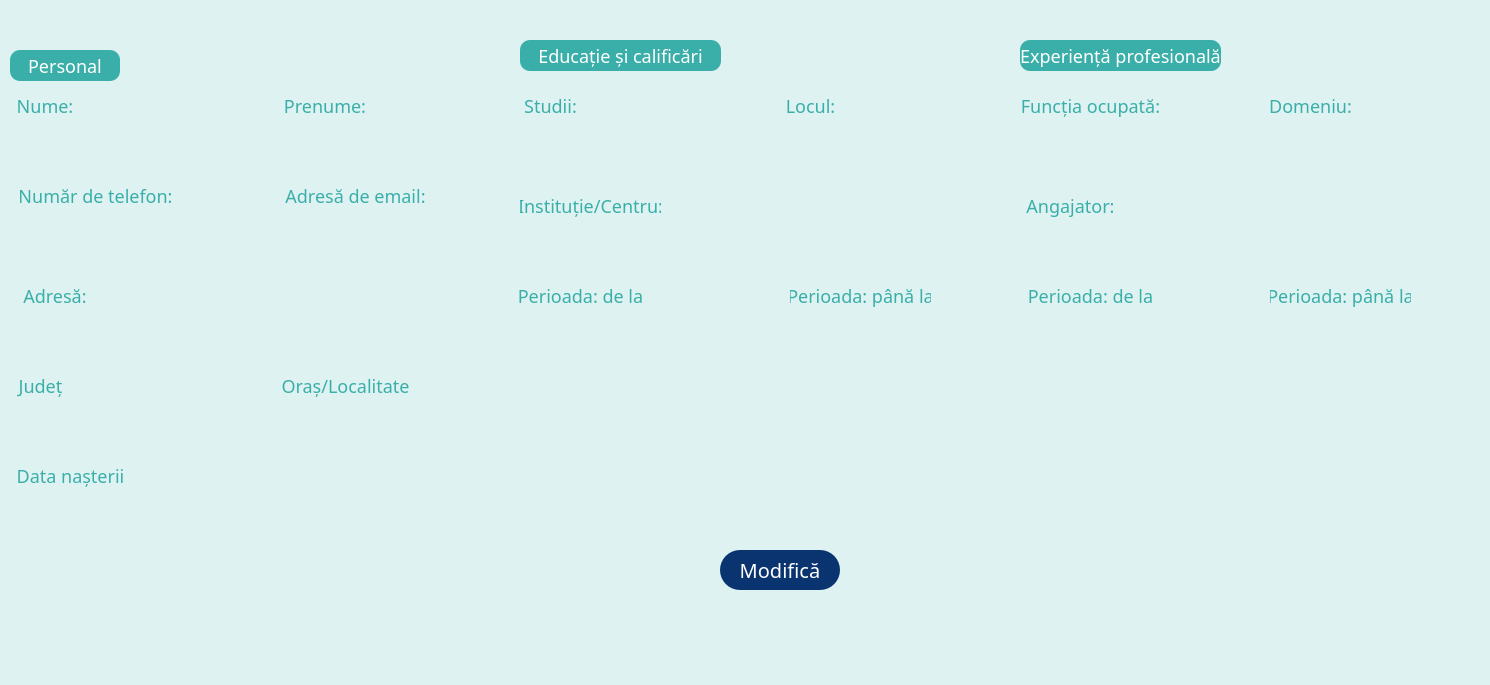
<?xml version="1.0" encoding="UTF-8"?>
<ui version="4.0">
 <class>CV_Angajat</class>
 <widget class="QDialog" name="CV_Angajat">
  <property name="geometry">
   <rect>
    <x>0</x>
    <y>0</y>
    <width>1490</width>
    <height>685</height>
   </rect>
  </property>
  <property name="windowTitle">
   <string>Dialog</string>
  </property>
  <property name="styleSheet">
   <string notr="true">background-color: rgb(222, 242, 241);</string>
  </property>
  <widget class="QLabel" name="label_email_16">
   <property name="geometry">
    <rect>
     <x>1020</x>
     <y>90</y>
     <width>141</width>
     <height>31</height>
    </rect>
   </property>
   <property name="font">
    <font>
     <family>New Roman</family>
     <pointsize>-1</pointsize>
     <italic>false</italic>
     <bold>false</bold>
     <underline>false</underline>
     <strikeout>false</strikeout>
     <kerning>true</kerning>
    </font>
   </property>
   <property name="styleSheet">
    <string notr="true">color: rgb(58, 175, 169);
border-radius: 10px;
font: Times New Roman;
font-size: 18px;</string>
   </property>
   <property name="text">
    <string>Funcția ocupată:</string>
   </property>
   <property name="alignment">
    <set>Qt::AlignCenter</set>
   </property>
  </widget>
  <widget class="QLabel" name="label_email_9">
   <property name="geometry">
    <rect>
     <x>520</x>
     <y>40</y>
     <width>201</width>
     <height>31</height>
    </rect>
   </property>
   <property name="font">
    <font>
     <family>New Roman</family>
     <pointsize>-1</pointsize>
     <italic>false</italic>
     <bold>false</bold>
     <underline>false</underline>
     <strikeout>false</strikeout>
     <kerning>true</kerning>
    </font>
   </property>
   <property name="styleSheet">
    <string notr="true">background-color: rgb(58, 175, 169);
color: white;
border-radius: 10px;
font: Times New Roman;
font-size: 18px;</string>
   </property>
   <property name="text">
    <string>Educație și calificări</string>
   </property>
   <property name="alignment">
    <set>Qt::AlignCenter</set>
   </property>
  </widget>
  <widget class="QLabel" name="label_email_17">
   <property name="geometry">
    <rect>
     <x>1240</x>
     <y>90</y>
     <width>141</width>
     <height>31</height>
    </rect>
   </property>
   <property name="font">
    <font>
     <family>New Roman</family>
     <pointsize>-1</pointsize>
     <italic>false</italic>
     <bold>false</bold>
     <underline>false</underline>
     <strikeout>false</strikeout>
     <kerning>true</kerning>
    </font>
   </property>
   <property name="styleSheet">
    <string notr="true">color: rgb(58, 175, 169);
border-radius: 10px;
font: Times New Roman;
font-size: 18px;</string>
   </property>
   <property name="text">
    <string>Domeniu:</string>
   </property>
   <property name="alignment">
    <set>Qt::AlignCenter</set>
   </property>
  </widget>
  <widget class="QLabel" name="label_email_13">
   <property name="geometry">
    <rect>
     <x>510</x>
     <y>280</y>
     <width>141</width>
     <height>31</height>
    </rect>
   </property>
   <property name="font">
    <font>
     <family>New Roman</family>
     <pointsize>-1</pointsize>
     <italic>false</italic>
     <bold>false</bold>
     <underline>false</underline>
     <strikeout>false</strikeout>
     <kerning>true</kerning>
    </font>
   </property>
   <property name="styleSheet">
    <string notr="true">color: rgb(58, 175, 169);
border-radius: 10px;
font: Times New Roman;
font-size: 18px;</string>
   </property>
   <property name="text">
    <string>Perioada: de la</string>
   </property>
   <property name="alignment">
    <set>Qt::AlignCenter</set>
   </property>
  </widget>
  <widget class="QLabel" name="label_email_6">
   <property name="geometry">
    <rect>
     <x>0</x>
     <y>280</y>
     <width>110</width>
     <height>31</height>
    </rect>
   </property>
   <property name="font">
    <font>
     <family>New Roman</family>
     <pointsize>-1</pointsize>
     <italic>false</italic>
     <bold>false</bold>
     <underline>false</underline>
     <strikeout>false</strikeout>
     <kerning>true</kerning>
    </font>
   </property>
   <property name="styleSheet">
    <string notr="true">color: rgb(58, 175, 169);
border-radius: 10px;
font: Times New Roman;
font-size: 18px;</string>
   </property>
   <property name="text">
    <string>Adresă:</string>
   </property>
   <property name="alignment">
    <set>Qt::AlignCenter</set>
   </property>
  </widget>
  <widget class="QLabel" name="label_email_3">
   <property name="geometry">
    <rect>
     <x>-10</x>
     <y>90</y>
     <width>110</width>
     <height>31</height>
    </rect>
   </property>
   <property name="font">
    <font>
     <family>New Roman</family>
     <pointsize>-1</pointsize>
     <italic>false</italic>
     <bold>false</bold>
     <underline>false</underline>
     <strikeout>false</strikeout>
     <kerning>true</kerning>
    </font>
   </property>
   <property name="styleSheet">
    <string notr="true">color: rgb(58, 175, 169);
border-radius: 10px;
font: Times New Roman;
font-size: 18px;</string>
   </property>
   <property name="text">
    <string>Nume:</string>
   </property>
   <property name="alignment">
    <set>Qt::AlignCenter</set>
   </property>
  </widget>
  <widget class="QLabel" name="label_email_5">
   <property name="geometry">
    <rect>
     <x>280</x>
     <y>180</y>
     <width>151</width>
     <height>31</height>
    </rect>
   </property>
   <property name="font">
    <font>
     <family>New Roman</family>
     <pointsize>-1</pointsize>
     <italic>false</italic>
     <bold>false</bold>
     <underline>false</underline>
     <strikeout>false</strikeout>
     <kerning>true</kerning>
    </font>
   </property>
   <property name="styleSheet">
    <string notr="true">color: rgb(58, 175, 169);
border-radius: 10px;
font: Times New Roman;
font-size: 18px;</string>
   </property>
   <property name="text">
    <string>Adresă de email:</string>
   </property>
   <property name="alignment">
    <set>Qt::AlignCenter</set>
   </property>
  </widget>
  <widget class="QPushButton" name="pushButton_modificare">
   <property name="geometry">
    <rect>
     <x>720</x>
     <y>550</y>
     <width>120</width>
     <height>40</height>
    </rect>
   </property>
   <property name="font">
    <font>
     <family>New Roman</family>
     <pointsize>-1</pointsize>
     <italic>false</italic>
     <bold>false</bold>
    </font>
   </property>
   <property name="cursor">
    <cursorShape>PointingHandCursor</cursorShape>
   </property>
   <property name="styleSheet">
    <string notr="true">background-color: rgb(9, 52, 111);
color: white;
font-size: 20px;
border-style: outset;
border-radius: 20px;
font: Times New Roman;</string>
   </property>
   <property name="text">
    <string>Modifică</string>
   </property>
  </widget>
  <widget class="QLabel" name="label_email_14">
   <property name="geometry">
    <rect>
     <x>790</x>
     <y>280</y>
     <width>141</width>
     <height>31</height>
    </rect>
   </property>
   <property name="font">
    <font>
     <family>New Roman</family>
     <pointsize>-1</pointsize>
     <italic>false</italic>
     <bold>false</bold>
     <underline>false</underline>
     <strikeout>false</strikeout>
     <kerning>true</kerning>
    </font>
   </property>
   <property name="styleSheet">
    <string notr="true">color: rgb(58, 175, 169);
border-radius: 10px;
font: Times New Roman;
font-size: 18px;</string>
   </property>
   <property name="text">
    <string>Perioada: până la</string>
   </property>
   <property name="alignment">
    <set>Qt::AlignCenter</set>
   </property>
  </widget>
  <widget class="QLabel" name="label_email_15">
   <property name="geometry">
    <rect>
     <x>1020</x>
     <y>40</y>
     <width>201</width>
     <height>31</height>
    </rect>
   </property>
   <property name="font">
    <font>
     <family>New Roman</family>
     <pointsize>-1</pointsize>
     <italic>false</italic>
     <bold>false</bold>
     <underline>false</underline>
     <strikeout>false</strikeout>
     <kerning>true</kerning>
    </font>
   </property>
   <property name="styleSheet">
    <string notr="true">background-color: rgb(58, 175, 169);
color: white;
border-radius: 10px;
font: Times New Roman;
font-size: 18px;</string>
   </property>
   <property name="text">
    <string>Experiență profesională</string>
   </property>
   <property name="alignment">
    <set>Qt::AlignCenter</set>
   </property>
  </widget>
  <widget class="QLabel" name="label_email_19">
   <property name="geometry">
    <rect>
     <x>1270</x>
     <y>280</y>
     <width>141</width>
     <height>31</height>
    </rect>
   </property>
   <property name="font">
    <font>
     <family>New Roman</family>
     <pointsize>-1</pointsize>
     <italic>false</italic>
     <bold>false</bold>
     <underline>false</underline>
     <strikeout>false</strikeout>
     <kerning>true</kerning>
    </font>
   </property>
   <property name="styleSheet">
    <string notr="true">color: rgb(58, 175, 169);
border-radius: 10px;
font: Times New Roman;
font-size: 18px;</string>
   </property>
   <property name="text">
    <string>Perioada: până la</string>
   </property>
   <property name="alignment">
    <set>Qt::AlignCenter</set>
   </property>
  </widget>
  <widget class="QLabel" name="label_email_12">
   <property name="geometry">
    <rect>
     <x>520</x>
     <y>190</y>
     <width>141</width>
     <height>31</height>
    </rect>
   </property>
   <property name="font">
    <font>
     <family>New Roman</family>
     <pointsize>-1</pointsize>
     <italic>false</italic>
     <bold>false</bold>
     <underline>false</underline>
     <strikeout>false</strikeout>
     <kerning>true</kerning>
    </font>
   </property>
   <property name="styleSheet">
    <string notr="true">color: rgb(58, 175, 169);
border-radius: 10px;
font: Times New Roman;
font-size: 18px;</string>
   </property>
   <property name="text">
    <string>Instituție/Centru:</string>
   </property>
   <property name="alignment">
    <set>Qt::AlignCenter</set>
   </property>
  </widget>
  <widget class="QLabel" name="label_email_20">
   <property name="geometry">
    <rect>
     <x>1020</x>
     <y>280</y>
     <width>141</width>
     <height>31</height>
    </rect>
   </property>
   <property name="font">
    <font>
     <family>New Roman</family>
     <pointsize>-1</pointsize>
     <italic>false</italic>
     <bold>false</bold>
     <underline>false</underline>
     <strikeout>false</strikeout>
     <kerning>true</kerning>
    </font>
   </property>
   <property name="styleSheet">
    <string notr="true">color: rgb(58, 175, 169);
border-radius: 10px;
font: Times New Roman;
font-size: 18px;</string>
   </property>
   <property name="text">
    <string>Perioada: de la</string>
   </property>
   <property name="alignment">
    <set>Qt::AlignCenter</set>
   </property>
  </widget>
  <widget class="QLabel" name="label_email_11">
   <property name="geometry">
    <rect>
     <x>740</x>
     <y>90</y>
     <width>141</width>
     <height>31</height>
    </rect>
   </property>
   <property name="font">
    <font>
     <family>New Roman</family>
     <pointsize>-1</pointsize>
     <italic>false</italic>
     <bold>false</bold>
     <underline>false</underline>
     <strikeout>false</strikeout>
     <kerning>true</kerning>
    </font>
   </property>
   <property name="styleSheet">
    <string notr="true">color: rgb(58, 175, 169);
border-radius: 10px;
font: Times New Roman;
font-size: 18px;</string>
   </property>
   <property name="text">
    <string>Locul:</string>
   </property>
   <property name="alignment">
    <set>Qt::AlignCenter</set>
   </property>
  </widget>
  <widget class="QLabel" name="label_brege">
   <property name="geometry">
    <rect>
     <x>1000</x>
     <y>190</y>
     <width>141</width>
     <height>31</height>
    </rect>
   </property>
   <property name="font">
    <font>
     <family>New Roman</family>
     <pointsize>-1</pointsize>
     <italic>false</italic>
     <bold>false</bold>
     <underline>false</underline>
     <strikeout>false</strikeout>
     <kerning>true</kerning>
    </font>
   </property>
   <property name="styleSheet">
    <string notr="true">color: rgb(58, 175, 169);
border-radius: 10px;
font: Times New Roman;
font-size: 18px;</string>
   </property>
   <property name="text">
    <string>Angajator:</string>
   </property>
   <property name="alignment">
    <set>Qt::AlignCenter</set>
   </property>
  </widget>
  <widget class="QLabel" name="label_email_2">
   <property name="geometry">
    <rect>
     <x>270</x>
     <y>90</y>
     <width>110</width>
     <height>31</height>
    </rect>
   </property>
   <property name="font">
    <font>
     <family>New Roman</family>
     <pointsize>-1</pointsize>
     <italic>false</italic>
     <bold>false</bold>
     <underline>false</underline>
     <strikeout>false</strikeout>
     <kerning>true</kerning>
    </font>
   </property>
   <property name="styleSheet">
    <string notr="true">color: rgb(58, 175, 169);
border-radius: 10px;
font: Times New Roman;
font-size: 18px;</string>
   </property>
   <property name="text">
    <string>Prenume:</string>
   </property>
   <property name="alignment">
    <set>Qt::AlignCenter</set>
   </property>
  </widget>
  <widget class="QLabel" name="label_email_4">
   <property name="geometry">
    <rect>
     <x>10</x>
     <y>180</y>
     <width>171</width>
     <height>31</height>
    </rect>
   </property>
   <property name="font">
    <font>
     <family>New Roman</family>
     <pointsize>-1</pointsize>
     <italic>false</italic>
     <bold>false</bold>
     <underline>false</underline>
     <strikeout>false</strikeout>
     <kerning>true</kerning>
    </font>
   </property>
   <property name="styleSheet">
    <string notr="true">color: rgb(58, 175, 169);
border-radius: 10px;
font: Times New Roman;
font-size: 18px;</string>
   </property>
   <property name="text">
    <string>Număr de telefon:</string>
   </property>
   <property name="alignment">
    <set>Qt::AlignCenter</set>
   </property>
  </widget>
  <widget class="QLabel" name="label">
   <property name="geometry">
    <rect>
     <x>710</x>
     <y>600</y>
     <width>141</width>
     <height>71</height>
    </rect>
   </property>
   <property name="text">
    <string/>
   </property>
   <property name="pixmap">
    <pixmap>../PROIECT/logo_mic.png</pixmap>
   </property>
  </widget>
  <widget class="QLabel" name="label_oras">
   <property name="geometry">
    <rect>
     <x>270</x>
     <y>370</y>
     <width>151</width>
     <height>31</height>
    </rect>
   </property>
   <property name="font">
    <font>
     <family>New Roman</family>
     <pointsize>-1</pointsize>
     <italic>false</italic>
     <bold>false</bold>
     <underline>false</underline>
     <strikeout>false</strikeout>
     <kerning>true</kerning>
    </font>
   </property>
   <property name="styleSheet">
    <string notr="true">color: rgb(58, 175, 169);
border-radius: 10px;
font: Times New Roman;
font-size: 18px;</string>
   </property>
   <property name="text">
    <string>Oraș/Localitate</string>
   </property>
   <property name="alignment">
    <set>Qt::AlignCenter</set>
   </property>
  </widget>
  <widget class="QLabel" name="label_email_10">
   <property name="geometry">
    <rect>
     <x>480</x>
     <y>90</y>
     <width>141</width>
     <height>31</height>
    </rect>
   </property>
   <property name="font">
    <font>
     <family>New Roman</family>
     <pointsize>-1</pointsize>
     <italic>false</italic>
     <bold>false</bold>
     <underline>false</underline>
     <strikeout>false</strikeout>
     <kerning>true</kerning>
    </font>
   </property>
   <property name="styleSheet">
    <string notr="true">color: rgb(58, 175, 169);
border-radius: 10px;
font: Times New Roman;
font-size: 18px;</string>
   </property>
   <property name="text">
    <string>Studii:</string>
   </property>
   <property name="alignment">
    <set>Qt::AlignCenter</set>
   </property>
  </widget>
  <widget class="QLabel" name="label_email_7">
   <property name="geometry">
    <rect>
     <x>-30</x>
     <y>370</y>
     <width>141</width>
     <height>31</height>
    </rect>
   </property>
   <property name="font">
    <font>
     <family>New Roman</family>
     <pointsize>-1</pointsize>
     <italic>false</italic>
     <bold>false</bold>
     <underline>false</underline>
     <strikeout>false</strikeout>
     <kerning>true</kerning>
    </font>
   </property>
   <property name="styleSheet">
    <string notr="true">color: rgb(58, 175, 169);
border-radius: 10px;
font: Times New Roman;
font-size: 18px;</string>
   </property>
   <property name="text">
    <string>Județ</string>
   </property>
   <property name="alignment">
    <set>Qt::AlignCenter</set>
   </property>
  </widget>
  <widget class="QLabel" name="label_email_8">
   <property name="geometry">
    <rect>
     <x>0</x>
     <y>460</y>
     <width>141</width>
     <height>31</height>
    </rect>
   </property>
   <property name="font">
    <font>
     <family>New Roman</family>
     <pointsize>-1</pointsize>
     <italic>false</italic>
     <bold>false</bold>
     <underline>false</underline>
     <strikeout>false</strikeout>
     <kerning>true</kerning>
    </font>
   </property>
   <property name="styleSheet">
    <string notr="true">color: rgb(58, 175, 169);
border-radius: 10px;
font: Times New Roman;
font-size: 18px;</string>
   </property>
   <property name="text">
    <string>Data nașterii</string>
   </property>
   <property name="alignment">
    <set>Qt::AlignCenter</set>
   </property>
  </widget>
  <widget class="QLabel" name="label_nume">
   <property name="geometry">
    <rect>
     <x>10</x>
     <y>130</y>
     <width>201</width>
     <height>31</height>
    </rect>
   </property>
   <property name="font">
    <font>
     <family>New Roman</family>
     <pointsize>-1</pointsize>
     <italic>false</italic>
     <bold>false</bold>
     <underline>false</underline>
     <strikeout>false</strikeout>
     <kerning>true</kerning>
    </font>
   </property>
   <property name="styleSheet">
    <string notr="true">color: rgb(58, 175, 169);
border-radius: 10px;
font: Times New Roman;
font-size: 18px;</string>
   </property>
   <property name="text">
    <string/>
   </property>
   <property name="alignment">
    <set>Qt::AlignCenter</set>
   </property>
  </widget>
  <widget class="QLabel" name="label_prenume">
   <property name="geometry">
    <rect>
     <x>270</x>
     <y>130</y>
     <width>201</width>
     <height>31</height>
    </rect>
   </property>
   <property name="font">
    <font>
     <family>New Roman</family>
     <pointsize>-1</pointsize>
     <italic>false</italic>
     <bold>false</bold>
     <underline>false</underline>
     <strikeout>false</strikeout>
     <kerning>true</kerning>
    </font>
   </property>
   <property name="styleSheet">
    <string notr="true">color: rgb(58, 175, 169);
border-radius: 10px;
font: Times New Roman;
font-size: 18px;</string>
   </property>
   <property name="text">
    <string/>
   </property>
   <property name="alignment">
    <set>Qt::AlignCenter</set>
   </property>
  </widget>
  <widget class="QLabel" name="label_nr_tel">
   <property name="geometry">
    <rect>
     <x>10</x>
     <y>230</y>
     <width>201</width>
     <height>31</height>
    </rect>
   </property>
   <property name="font">
    <font>
     <family>New Roman</family>
     <pointsize>-1</pointsize>
     <italic>false</italic>
     <bold>false</bold>
     <underline>false</underline>
     <strikeout>false</strikeout>
     <kerning>true</kerning>
    </font>
   </property>
   <property name="styleSheet">
    <string notr="true">color: rgb(58, 175, 169);
border-radius: 10px;
font: Times New Roman;
font-size: 18px;</string>
   </property>
   <property name="text">
    <string/>
   </property>
   <property name="alignment">
    <set>Qt::AlignCenter</set>
   </property>
  </widget>
  <widget class="QLabel" name="label_adresa_email">
   <property name="geometry">
    <rect>
     <x>280</x>
     <y>220</y>
     <width>201</width>
     <height>31</height>
    </rect>
   </property>
   <property name="font">
    <font>
     <family>New Roman</family>
     <pointsize>-1</pointsize>
     <italic>false</italic>
     <bold>false</bold>
     <underline>false</underline>
     <strikeout>false</strikeout>
     <kerning>true</kerning>
    </font>
   </property>
   <property name="styleSheet">
    <string notr="true">color: rgb(58, 175, 169);
border-radius: 10px;
font: Times New Roman;
font-size: 18px;</string>
   </property>
   <property name="text">
    <string/>
   </property>
   <property name="alignment">
    <set>Qt::AlignCenter</set>
   </property>
  </widget>
  <widget class="QLabel" name="label_adresa">
   <property name="geometry">
    <rect>
     <x>20</x>
     <y>320</y>
     <width>451</width>
     <height>31</height>
    </rect>
   </property>
   <property name="font">
    <font>
     <family>New Roman</family>
     <pointsize>-1</pointsize>
     <italic>false</italic>
     <bold>false</bold>
     <underline>false</underline>
     <strikeout>false</strikeout>
     <kerning>true</kerning>
    </font>
   </property>
   <property name="styleSheet">
    <string notr="true">color: rgb(58, 175, 169);
border-radius: 10px;
font: Times New Roman;
font-size: 18px;</string>
   </property>
   <property name="text">
    <string/>
   </property>
   <property name="alignment">
    <set>Qt::AlignCenter</set>
   </property>
  </widget>
  <widget class="QLabel" name="label_judet">
   <property name="geometry">
    <rect>
     <x>10</x>
     <y>420</y>
     <width>201</width>
     <height>31</height>
    </rect>
   </property>
   <property name="font">
    <font>
     <family>New Roman</family>
     <pointsize>-1</pointsize>
     <italic>false</italic>
     <bold>false</bold>
     <underline>false</underline>
     <strikeout>false</strikeout>
     <kerning>true</kerning>
    </font>
   </property>
   <property name="styleSheet">
    <string notr="true">color: rgb(58, 175, 169);
border-radius: 10px;
font: Times New Roman;
font-size: 18px;</string>
   </property>
   <property name="text">
    <string/>
   </property>
   <property name="alignment">
    <set>Qt::AlignCenter</set>
   </property>
  </widget>
  <widget class="QLabel" name="label_oras_2">
   <property name="geometry">
    <rect>
     <x>270</x>
     <y>420</y>
     <width>201</width>
     <height>31</height>
    </rect>
   </property>
   <property name="font">
    <font>
     <family>New Roman</family>
     <pointsize>-1</pointsize>
     <italic>false</italic>
     <bold>false</bold>
     <underline>false</underline>
     <strikeout>false</strikeout>
     <kerning>true</kerning>
    </font>
   </property>
   <property name="styleSheet">
    <string notr="true">color: rgb(58, 175, 169);
border-radius: 10px;
font: Times New Roman;
font-size: 18px;</string>
   </property>
   <property name="text">
    <string/>
   </property>
   <property name="alignment">
    <set>Qt::AlignCenter</set>
   </property>
  </widget>
  <widget class="QLabel" name="label_data_nastere">
   <property name="geometry">
    <rect>
     <x>10</x>
     <y>490</y>
     <width>201</width>
     <height>31</height>
    </rect>
   </property>
   <property name="font">
    <font>
     <family>New Roman</family>
     <pointsize>-1</pointsize>
     <italic>false</italic>
     <bold>false</bold>
     <underline>false</underline>
     <strikeout>false</strikeout>
     <kerning>true</kerning>
    </font>
   </property>
   <property name="styleSheet">
    <string notr="true">color: rgb(58, 175, 169);
border-radius: 10px;
font: Times New Roman;
font-size: 18px;</string>
   </property>
   <property name="text">
    <string/>
   </property>
   <property name="alignment">
    <set>Qt::AlignCenter</set>
   </property>
  </widget>
  <widget class="QLabel" name="label_studii">
   <property name="geometry">
    <rect>
     <x>510</x>
     <y>140</y>
     <width>201</width>
     <height>31</height>
    </rect>
   </property>
   <property name="font">
    <font>
     <family>New Roman</family>
     <pointsize>-1</pointsize>
     <italic>false</italic>
     <bold>false</bold>
     <underline>false</underline>
     <strikeout>false</strikeout>
     <kerning>true</kerning>
    </font>
   </property>
   <property name="styleSheet">
    <string notr="true">color: rgb(58, 175, 169);
border-radius: 10px;
font: Times New Roman;
font-size: 18px;</string>
   </property>
   <property name="text">
    <string/>
   </property>
   <property name="alignment">
    <set>Qt::AlignCenter</set>
   </property>
  </widget>
  <widget class="QLabel" name="label_loc_studii">
   <property name="geometry">
    <rect>
     <x>790</x>
     <y>130</y>
     <width>201</width>
     <height>31</height>
    </rect>
   </property>
   <property name="font">
    <font>
     <family>New Roman</family>
     <pointsize>-1</pointsize>
     <italic>false</italic>
     <bold>false</bold>
     <underline>false</underline>
     <strikeout>false</strikeout>
     <kerning>true</kerning>
    </font>
   </property>
   <property name="styleSheet">
    <string notr="true">color: rgb(58, 175, 169);
border-radius: 10px;
font: Times New Roman;
font-size: 18px;</string>
   </property>
   <property name="text">
    <string/>
   </property>
   <property name="alignment">
    <set>Qt::AlignCenter</set>
   </property>
  </widget>
  <widget class="QLabel" name="label_institutie">
   <property name="geometry">
    <rect>
     <x>500</x>
     <y>230</y>
     <width>481</width>
     <height>31</height>
    </rect>
   </property>
   <property name="font">
    <font>
     <family>New Roman</family>
     <pointsize>-1</pointsize>
     <italic>false</italic>
     <bold>false</bold>
     <underline>false</underline>
     <strikeout>false</strikeout>
     <kerning>true</kerning>
    </font>
   </property>
   <property name="styleSheet">
    <string notr="true">color: rgb(58, 175, 169);
border-radius: 10px;
font: Times New Roman;
font-size: 18px;</string>
   </property>
   <property name="text">
    <string/>
   </property>
   <property name="alignment">
    <set>Qt::AlignCenter</set>
   </property>
  </widget>
  <widget class="QLabel" name="label_per_start_studii">
   <property name="geometry">
    <rect>
     <x>500</x>
     <y>330</y>
     <width>201</width>
     <height>31</height>
    </rect>
   </property>
   <property name="font">
    <font>
     <family>New Roman</family>
     <pointsize>-1</pointsize>
     <italic>false</italic>
     <bold>false</bold>
     <underline>false</underline>
     <strikeout>false</strikeout>
     <kerning>true</kerning>
    </font>
   </property>
   <property name="styleSheet">
    <string notr="true">color: rgb(58, 175, 169);
border-radius: 10px;
font: Times New Roman;
font-size: 18px;</string>
   </property>
   <property name="text">
    <string/>
   </property>
   <property name="alignment">
    <set>Qt::AlignCenter</set>
   </property>
  </widget>
  <widget class="QLabel" name="label_final_studii">
   <property name="geometry">
    <rect>
     <x>780</x>
     <y>330</y>
     <width>201</width>
     <height>31</height>
    </rect>
   </property>
   <property name="font">
    <font>
     <family>New Roman</family>
     <pointsize>-1</pointsize>
     <italic>false</italic>
     <bold>false</bold>
     <underline>false</underline>
     <strikeout>false</strikeout>
     <kerning>true</kerning>
    </font>
   </property>
   <property name="styleSheet">
    <string notr="true">color: rgb(58, 175, 169);
border-radius: 10px;
font: Times New Roman;
font-size: 18px;</string>
   </property>
   <property name="text">
    <string/>
   </property>
   <property name="alignment">
    <set>Qt::AlignCenter</set>
   </property>
  </widget>
  <widget class="QLabel" name="label_functie">
   <property name="geometry">
    <rect>
     <x>1020</x>
     <y>130</y>
     <width>201</width>
     <height>31</height>
    </rect>
   </property>
   <property name="font">
    <font>
     <family>New Roman</family>
     <pointsize>-1</pointsize>
     <italic>false</italic>
     <bold>false</bold>
     <underline>false</underline>
     <strikeout>false</strikeout>
     <kerning>true</kerning>
    </font>
   </property>
   <property name="styleSheet">
    <string notr="true">color: rgb(58, 175, 169);
border-radius: 10px;
font: Times New Roman;
font-size: 18px;</string>
   </property>
   <property name="text">
    <string/>
   </property>
   <property name="alignment">
    <set>Qt::AlignCenter</set>
   </property>
  </widget>
  <widget class="QLabel" name="label_domeniu">
   <property name="geometry">
    <rect>
     <x>1260</x>
     <y>130</y>
     <width>201</width>
     <height>31</height>
    </rect>
   </property>
   <property name="font">
    <font>
     <family>New Roman</family>
     <pointsize>-1</pointsize>
     <italic>false</italic>
     <bold>false</bold>
     <underline>false</underline>
     <strikeout>false</strikeout>
     <kerning>true</kerning>
    </font>
   </property>
   <property name="styleSheet">
    <string notr="true">color: rgb(58, 175, 169);
border-radius: 10px;
font: Times New Roman;
font-size: 18px;</string>
   </property>
   <property name="text">
    <string/>
   </property>
   <property name="alignment">
    <set>Qt::AlignCenter</set>
   </property>
  </widget>
  <widget class="QLabel" name="label_angajator">
   <property name="geometry">
    <rect>
     <x>1010</x>
     <y>230</y>
     <width>451</width>
     <height>31</height>
    </rect>
   </property>
   <property name="font">
    <font>
     <family>New Roman</family>
     <pointsize>-1</pointsize>
     <italic>false</italic>
     <bold>false</bold>
     <underline>false</underline>
     <strikeout>false</strikeout>
     <kerning>true</kerning>
    </font>
   </property>
   <property name="styleSheet">
    <string notr="true">color: rgb(58, 175, 169);
border-radius: 10px;
font: Times New Roman;
font-size: 18px;</string>
   </property>
   <property name="text">
    <string/>
   </property>
   <property name="alignment">
    <set>Qt::AlignCenter</set>
   </property>
  </widget>
  <widget class="QLabel" name="label_per_final_exp">
   <property name="geometry">
    <rect>
     <x>1270</x>
     <y>320</y>
     <width>201</width>
     <height>31</height>
    </rect>
   </property>
   <property name="font">
    <font>
     <family>New Roman</family>
     <pointsize>-1</pointsize>
     <italic>false</italic>
     <bold>false</bold>
     <underline>false</underline>
     <strikeout>false</strikeout>
     <kerning>true</kerning>
    </font>
   </property>
   <property name="styleSheet">
    <string notr="true">color: rgb(58, 175, 169);
border-radius: 10px;
font: Times New Roman;
font-size: 18px;</string>
   </property>
   <property name="text">
    <string/>
   </property>
   <property name="alignment">
    <set>Qt::AlignCenter</set>
   </property>
  </widget>
  <widget class="QLabel" name="label_per_start_exp">
   <property name="geometry">
    <rect>
     <x>1020</x>
     <y>320</y>
     <width>201</width>
     <height>31</height>
    </rect>
   </property>
   <property name="font">
    <font>
     <family>New Roman</family>
     <pointsize>-1</pointsize>
     <italic>false</italic>
     <bold>false</bold>
     <underline>false</underline>
     <strikeout>false</strikeout>
     <kerning>true</kerning>
    </font>
   </property>
   <property name="styleSheet">
    <string notr="true">color: rgb(58, 175, 169);
border-radius: 10px;
font: Times New Roman;
font-size: 18px;</string>
   </property>
   <property name="text">
    <string/>
   </property>
   <property name="alignment">
    <set>Qt::AlignCenter</set>
   </property>
  </widget>
  <widget class="QLabel" name="label_personal">
   <property name="geometry">
    <rect>
     <x>10</x>
     <y>50</y>
     <width>110</width>
     <height>31</height>
    </rect>
   </property>
   <property name="font">
    <font>
     <family>New Roman</family>
     <pointsize>-1</pointsize>
     <italic>false</italic>
     <bold>false</bold>
     <underline>false</underline>
     <strikeout>false</strikeout>
     <kerning>true</kerning>
    </font>
   </property>
   <property name="styleSheet">
    <string notr="true">background-color: rgb(58, 175, 169);
color: white;
border-radius: 10px;
font: Times New Roman;
font-size: 18px;</string>
   </property>
   <property name="text">
    <string>Personal</string>
   </property>
   <property name="alignment">
    <set>Qt::AlignCenter</set>
   </property>
  </widget>
 </widget>
 <resources/>
 <connections/>
</ui>
